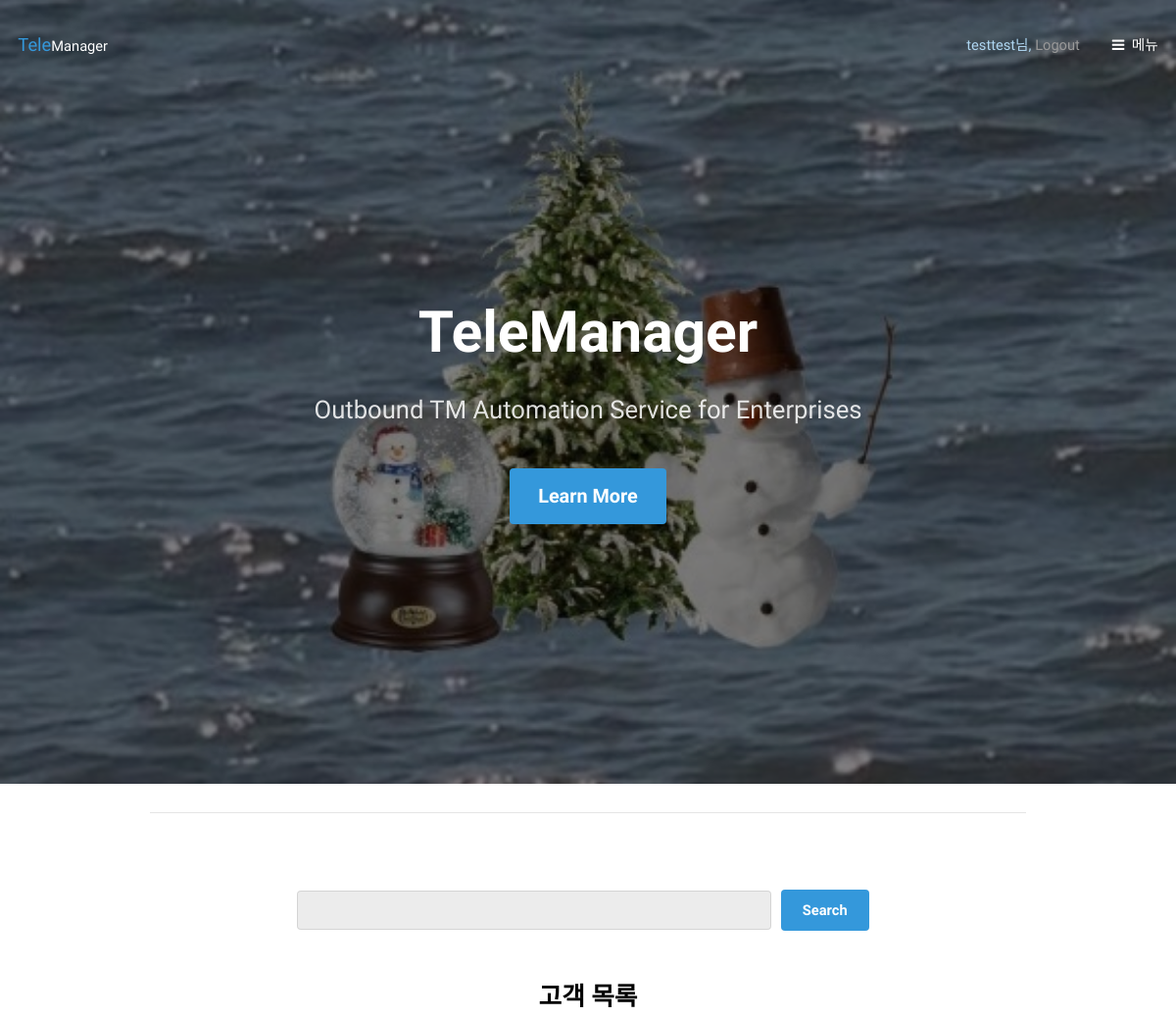
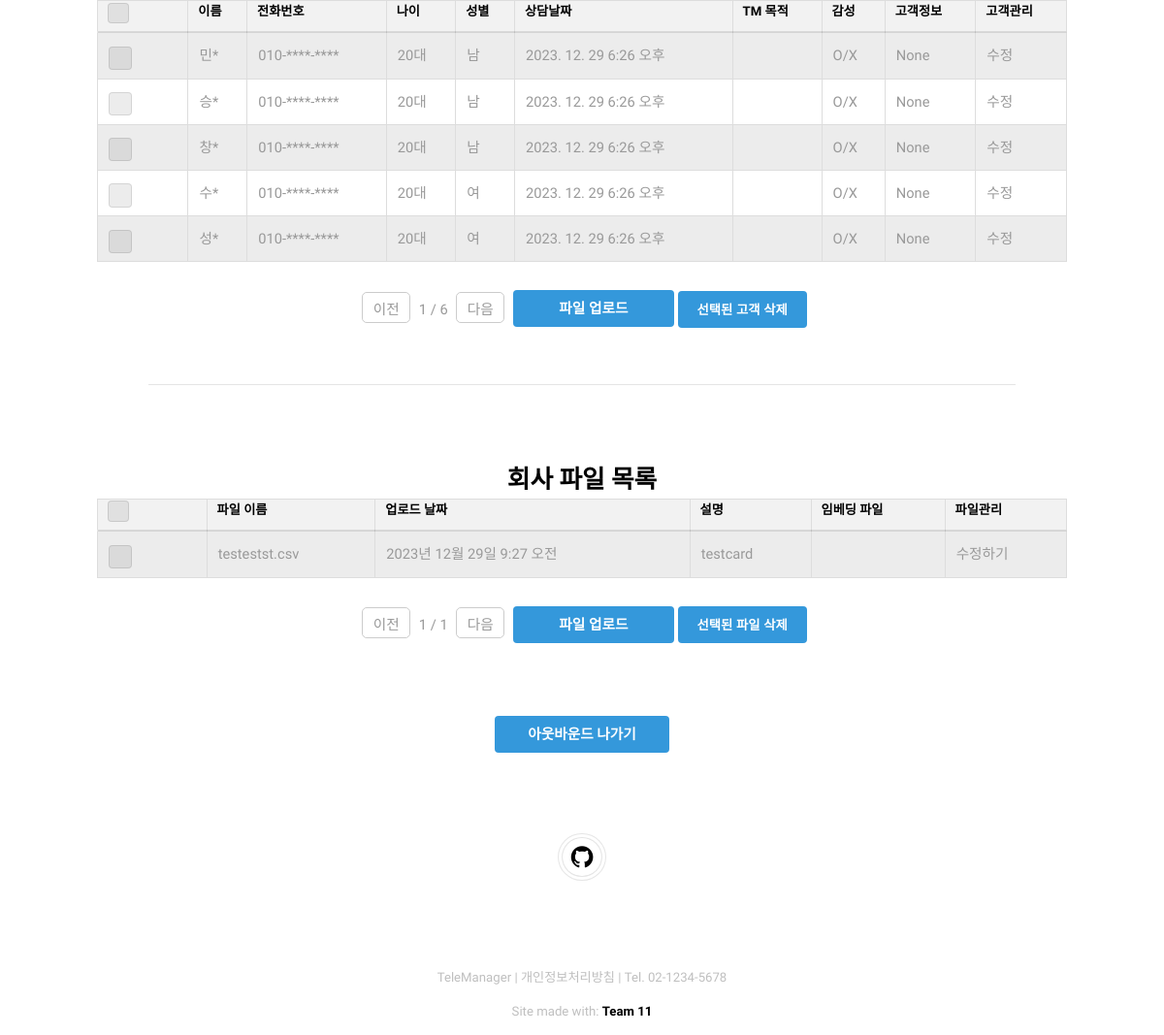
/client/ (signed in), run on the app's committed database (2 pictures, top to bottom).
### client/models.py (models this page shows, shortened)
class Client(models.Model):
	user = models.ForeignKey(settings.AUTH_USER_MODEL, on_delete=models.CASCADE, null=True)
	name = models.CharField(max_length=30)                               # 고객 이름 저장
	location = models.CharField(max_length=140, null=True, blank=True)   # 고객 주소 저장
	number = models.CharField(max_length=20, null=True, blank=True)      # 고객 전화번호 저장
	birth_date = models.CharField(max_length=10, null=True, blank=True)  # YYYY-MM_DD 형식
	tm_date = models.DateTimeField(null=True, blank = True)              # TM 날짜 저장
	age = models.IntegerField(null= True, blank=True)                    # 고객 나이 저장
	gender = models.CharField(max_length=10, choices=[('Male', 'Male'), ('Female', 'Female')], null=True, blank=True)  # (실제 값, 보여지는 값)
	email = models.EmailField(max_length=254, null=True, blank=True)     # 고객 이메일 저장
	info = models.CharField(max_length=1000, null=True, blank=True)		 # 고객의 정보들

### account/models.py (models this page shows, shortened)
class CompanyFile(models.Model):
    user = models.ForeignKey(User, on_delete=models.CASCADE)
    description = models.TextField(blank=True)
    upload_date = models.DateTimeField(auto_now_add=True)
    file = models.FileField(upload_to='company_data_files/')
    embedding_file = models.FileField(upload_to='embedding_files/', blank=True, null=True)

### client/views.py (the view, shortened to what this page needs)
# urls.py: path('', ClientListView.as_view(), name = 'list'),
class ClientListView(IPRequiredMixin, LoginRequiredMixin, ListView):
    model = Client
    template_name = 'client/client_list.html'
    def get_context_data(self, **kwargs): # 2
        context = super().get_context_data(**kwargs)  # 컨텍스트 데이터 가져옴
        client_list = Client.objects.filter(user = self.request.user)
        file_list = CompanyFile.objects.filter(user = self.request.user)
        search_key = self.request.GET.get("keyword", "")
        if search_key:
            client_list = Client.objects.filter(user = self.request.user, name__icontains=search_key)
        client_paginator = Paginator(client_list, 5)
        file_paginator = Paginator(file_list, 5)
        client_page_number = self.request.GET.get('client_page')
        file_page_number = self.request.GET.get('file_page')
        client_obj = client_paginator.get_page(client_page_number)
        file_obj = file_paginator.get_page(file_page_number)
        context['tmgoal'] = self.request.session.get('tmgoal', None)
        context['client_obj'] = client_obj
        context['file_obj'] = file_obj
        context['q'] = search_key
        return context
    def get_queryset(self):
        user = self.request.user
        print(f"Current User ID: {user.id}")
        queryset = Client.objects.filter(user=self.request.user).order_by('-tm_date')  # '-tm_date'는 내림차순 정렬을 의미
        print(f"Queryset length: {queryset.count()}")
        return queryset

### client/views.py (called while the page is built)
    def dispatch(self, request, *args, **kwargs):
        client_ip = request.META.get('REMOTE_ADDR')
        if client_ip not in settings.ALLOW_URL_LIST:
            return HttpResponseForbidden(render(request, 'index.html'))
        return super().dispatch(request, *args, **kwargs)

### client/templates/client/client_list.html (shortened to what this page needs)
{% extends 'base.html' %}
{% load static %}
{% block content %}
<div id="main" class="container">
    <hr>
    <br><br>
    <form id ='searchForm' action="" method="get" class="custom-search" >
        <input type="text" id="searchInput" name="keyword" value="{{q|default:''}}" >
        <input type="submit" value="Search" >
    </form>
<br><br>
<h3 id='customer' class="margin-form-container">고객 목록</h3>
<div style="display: flex; justify-content: center;" class="table-container">
    <form method="post" action="{% url 'client:delete_selected' %}" id='client_form'>
        <table border="1">
            <thead>
                <tr>
                    <th><div><input type="checkbox" id="select-all"><label for="select-all"></label></div></th>
                    <th>이름</th>
                    <th>전화번호</th>
                    <th>나이</th>
                    <th>성별</th>
                    <th>상담날짜</th>
                    <th>TM 목적</th>
                    <th>감성</th>
                    <th>고객정보</th>
                    <th>고객관리</th>
                </tr>
            </thead>
            <tbody>
                {% for client in client_obj %}
                    <tr>
                        <td>
                            <div>
                            </div>
                        </td>
                        <td>{{ client.name|slice:"0:1" }}{% for i in client.name|slice:"1:" %}*{% endfor %}</td>
                        <td>{{ client.number|slice:"0:4" }}****-****</td>
                        <td>
                            {% if client.age < 10 %}
                                유아
                            {% elif client.age < 20 %}
                                10대
                            {% elif client.age < 30 %}
                                20대
                            {% elif client.age < 40 %}
                                30대
                            {% elif client.age < 50 %}
                                40대
                            {% elif client.age < 60 %}
                                50대
                            {% else %}
                                60대 이상
                            {% endif %}
                        </td>
                        <td>{{ client.gender }}</td>
                        <td>{{ client.tm_date|date:"Y. m. d P" }}</td>
                        <td></td>
                        <td>O/X</td>
                        <td>{{ client.info }}</td>
                        <td>
                            <a href="{% url 'client:edit_client' client.id %}">수정</a>
                        </td>
                    </tr>
                {% endfor %}
            </tbody>
        </table>
        <div style="display: flex; justify-content: center;">
            <span class="page-links">
                {% if client_obj.has_previous %}
                    <a href="?client_page={{ client_obj.previous_page_number }}" class="pagination">이전</a>
                {% else %}
                    <a href="?client_page={{ client_obj.paginator.num_pages }}" class="pagination">이전</a>
                {% endif %}
                <span class="page-current">
                    {{ client_obj.number }} / {{ client_obj.paginator.num_pages }}
                </span>
                {% if client_obj.has_next %}
                    <a href="?client_page={{ client_obj.next_page_number }}" class="pagination">다음</a>
                {% else %}
                    <a href="?client_page={{ 1 }}" class="pagination">다음</a>
                {% endif %}
                <a href="{% url 'client:upload' %}" class="my-button-link">파일 업로드</a>
                <button type="submit">선택된 고객 삭제</button>
            </span>
        </div>
    </form>
</div>
<hr>
<br>
<br>
<h3 id='filelist'>회사 파일 목록</h3>
<div style="display: flex; justify-content: center;" class="table-file">
    <form method="post" action="{% url 'account:delete_selected' %}" id='file_form'>
        <table border="1">
            <thead>
                <tr>
                    <th><div><input type="checkbox" id="select-all2"><label for="select-all2"></label></div></th>
                    <th>파일 이름</th>
                    <th>업로드 날짜</th>
                    <th>설명</th>
                    <th>임베딩 파일</th>
                    <th>파일관리</th>
                </tr>
            </thead>
            <tbody>
                {% for file in file_obj %}
                    <tr>
                        <td>
                            <div>
                            </div>
                        </td>
                        <td>{{ file.file.name|cut:"_"|slice:"1:" }}</td>
                        <td>{{ file.upload_date }}</td>
                        <td>{{ file.description }}</td>
                        <td>{{ file.embedding_file }} </td>
                        <td>
                            <a href="{% url 'account:edit_file' file.id %}">수정하기</a>
                        </td>
                    </tr>
                {% endfor %}
            </tbody>
        </table>
        <div style="display: flex; justify-content: center;">
            <span class="page-links">
                {% if file_obj.has_previous %}
                    <a href="?file_page={{ file_obj.previous_page_number }}" class="pagination">이전</a>
                {% else %}
                    <a href="?file_page={{ file_obj.paginator.num_pages }}" class="pagination">이전</a>
                {% endif %}
                <span class="page-current">
                    {{ file_obj.number }} / {{ file_obj.paginator.num_pages }}
                </span>
                {% if file_obj.has_next %}
                    <a href="?file_page={{ file_obj.next_page_number }}" class="pagination">다음</a>
                {% else %}
                    <a href="?file_page={{ 1 }}" class="pagination">다음</a>
                {% endif %}
                <a href="{% url 'account:file_upload' %}" class="my-button-link">파일 업로드</a>
                <button type="submit">선택된 파일 삭제</button>
            </span>
        </div>
        <br><br>
        </form>
    <br><br>
</div>
<div style="display: flex; justify-content: center;">
    <a href="{% url 'client:selected_items' %}" id="OutboundButton" class="my-button-link" style="width: 180px;">아웃바운드 나가기</a>
</div>
{% endblock %}

### templates/base.html (shortened to what this page needs)
<!DOCTYPE HTML>
<html lang="ko">
<head>
    {% load static %}
    <link rel="stylesheet" href="{% static 'css/main.css' %}">
</head>
<body>
    <header id="header" class="alt">
        <div class="logo">
            <a href="/">Tele<span>Manager</span></a>
        </div>
        {% if not user.is_authenticated %}
        <span class="header-text">
            <a href="/account/">Login</a>
        </span>
        {% else %}
        <span class="header-text">
            {{user}}님,
            <span class="logout-form" onclick="logoutUser()">
                <a href="/">Logout</a>
            </span>
        </span>
        {% endif %}
        <a href="#menu">메뉴</a>
    </header>
    <section id="banner">
        <div class="inner">
            <header>
                <h1>TeleManager</h1>
                <p>Outbound TM Automation Service for Enterprises</p>
            </header>
            <a href="#main" class="button big scrolly">Learn More</a>
        </div>
    </section>
    {% block content %}{% endblock %}
    <footer id="footer">
        <div class="copyright">
            <ul class="icons">
                <li><a href="https://github.com/TeleManager" class="icon fa-github"><span class="label">Github</span></a></li>
            </ul>
        </div>
    </footer><div class="copyright">
        TeleManager | 개인정보처리방침 | Tel. 02-1234-5678
    </div>
    <div class="copyright">
        Site made with: <a href="#">Team 11</a>
    </div>
</body>
</html>

### client/templates/client/client_list.html (style rules this page uses)
.my-button-link { display: inline-block; padding: 10px 30px; text-decoration: none; white-space: nowrap; line-height: 18px; width: 166px; height: 38px; vertical-align: middle; margin-top: -3px; }
.pagination { display: inline-block; width: 50px; height: 32px; text-align: center; margin: 0 5px; padding: 5px 0; border: 1px solid #ccc; border-radius: 5px; }
.table-container, .table-file { display: flex; justify-content: center; width: 100%; }
table { border-collapse: collapse; width: 1000px; }
th, td { border: 1px solid #ddd; padding: 8px; text-align: left; }
th { background-color: #f2f2f2; }
#customer, #filelist { display: flex; justify-content: center; align-items: center; margin: 0; }

### data on the page
Client: name "민", number "010-", age "20대", gender "남", tm_date "2023. 12. 29 6:26 오후", info "None"
Client: name "승", number "010-", age "20대", gender "남", tm_date "2023. 12. 29 6:26 오후", info "None"
Client: name "창", number "010-", age "20대", gender "남", tm_date "2023. 12. 29 6:26 오후", info "None"
Client: name "수", number "010-", age "20대", gender "여", tm_date "2023. 12. 29 6:26 오후", info "None"
Client: name "성", number "010-", age "20대", gender "여", tm_date "2023. 12. 29 6:26 오후", info "None"
CompanyFile: file.name "testestst.csv", upload_date "2023년 12월 29일 9:27 오전", description "testcard"

### other printed values
{{ user }} "testtest"
{{ client_obj.number }} "1"
{{ client_obj.paginator.num_pages }} "6"
{{ file_obj.number }} "1"
{{ file_obj.paginator.num_pages }} "1"
